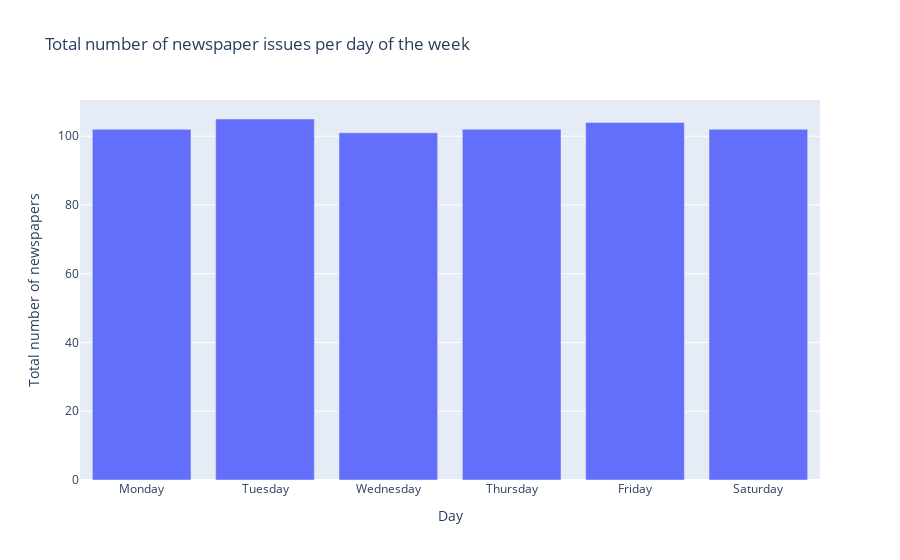

Here is the notebook cell this chart was saved with:
### Markdown cell above
### Days on which the newspaper were published

### Code cell
weekday_values = data.groupby(['day'])['oaiIdentifier'].nunique()

fig = px.bar(data,
    x=data['day'].unique(),
    y=weekday_values,
    labels={'x': 'Day', 'y': 'Total number of newspapers'},
    title='Total number of newspaper issues per day of the week'
)

fig.update_xaxes(
    categoryorder='array',
    categoryarray=['Monday', 'Tuesday', 'Wednesday', 'Thursday', 'Friday', 'Saturday']
)

fig.show()

### Figure 1 — Plotly figure (JSON) as saved in the notebook; plotly's stock layout.template omitted (floating-point values rounded to 4 significant figures)
{"data": [{"alignmentgroup": "True", "hovertemplate": "Day=%{x}<br>Total number of newspapers=%{y}<extra></extra>", "legendgroup": "", "marker": {"color": "#636efa", "pattern": {"shape": ""}}, "name": "", "offsetgroup": "", "orientation": "v", "showlegend": false, "textposition": "auto", "type": "bar", "x": ["Wednesday", "Thursday", "Friday", "Saturday", "Monday", "Tuesday"], "xaxis": "x", "y": [101, 102, 104, 102, 102, 105], "yaxis": "y"}], "layout": {"barmode": "relative", "legend": {"tracegroupgap": 0}, "title": {"text": "Total number of newspaper issues per day of the week"}, "xaxis": {"anchor": "y", "categoryarray": ["Monday", "Tuesday", "Wednesday", "Thursday", "Friday", "Saturday"], "categoryorder": "array", "domain": [0, 1], "title": {"text": "Day"}}, "yaxis": {"anchor": "x", "domain": [0, 1], "title": {"text": "Total number of newspapers"}}}}
